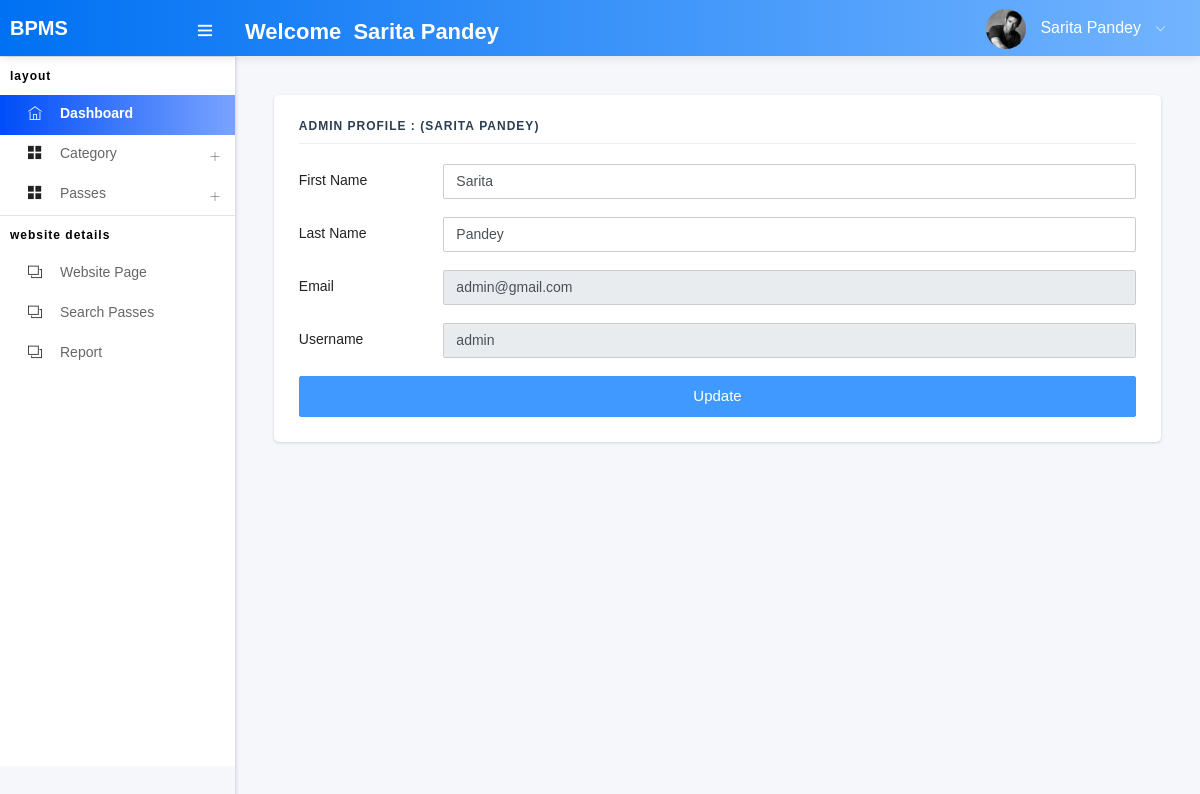
The app's page /Profile (signed in) with its own data.
### app/models.py (models this page shows)
class CustomUser(AbstractUser):
    profile_pic = models.ImageField(upload_to='media/profile_pic')

### buspass/views.py (the view)
# urls.py: path('Profile', views.PROFILE, name='profile'),
def PROFILE(request):
    user = CustomUser.objects.get(id=request.user.id)
    context = {
        "user": user,
    }
    return render(request, 'profile.html', context)

### templates/profile.html (shortened to what this page needs)
{% extends 'base.html' %}
{% block content %}
<div class="col-sm-12">
<div class="card">
        <div class="card-block">
            <h4 class="sub-title">Admin Profile : ({{user.first_name}}&nbsp;{{user.last_name}})</h4>
            <form  method="POST" action="{% url 'profile_update' %}">
                <div class="form-group row">
                    <label class="col-sm-2 col-form-label">First Name</label>
                    <div class="col-sm-10">
                        <input type="text" class="form-control" name="first_name" value="{{user.first_name}}">
                    </div>
                </div>
                <div class="form-group row">
                    <label class="col-sm-2 col-form-label">Last Name</label>
                    <div class="col-sm-10">
                        <input type="text" class="form-control" name="last_name" value="{{user.last_name}}">
                    </div>
                </div>
                <div class="form-group row">
                    <label class="col-sm-2 col-form-label">Email</label>
                    <div class="col-sm-10">
                        <input type="email" class="form-control" readonly="True" name="email" value="{{user.email}}">
                    </div>
                </div>
                <div class="form-group row">
                    <label class="col-sm-2 col-form-label">Username</label>
                    <div class="col-sm-10">
                        <input type="text" class="form-control" readonly="True" name="username" value="{{user.username}}">
                    </div>
                </div>
                <button type="submit" class="btn btn-primary btn-user btn-block">Update</button>
                        </form>
                        </div>
                    </div>
{% endblock %}

### templates/includes/header.html (shortened to what this page needs)
{% load static %}
<nav class="navbar header-navbar pcoded-header">
    <div class="navbar-wrapper">
        <div class="navbar-logo">
            <a class="mobile-menu" id="mobile-collapse" href="#!">
                <i class="ti-menu"></i>
            </a>
            <a href="dashboard.html">
                <strong style="font-size: 20px;">BPMS</strong>
            </a>
        </div>
        <div class="navbar-container container-fluid">
            <ul class="nav-left">
                <li>
                    <h4 style="color: white;padding-top: 20px;">Welcome &nbsp;{{user.first_name}}&nbsp;{{user.last_name}}</h4>
                </li>
            </ul>
            <ul class="nav-right">
                <li class="user-profile header-notification">
                    <a href="#!">
                        <img src="{% static 'assets/images/avatar-4.jpg'%}" class="img-radius" alt="User-Profile-Image">
                        <span>{{user.first_name}}&nbsp;{{user.last_name}}</span>
                        <i class="ti-angle-down"></i>
                    </a>
                </li>
            </ul>
        </div>
    </div>
</nav>

### records on screen
CustomUser: first_name "Sarita", last_name "Pandey", first_name "SARITA", last_name "PANDEY", email "admin@gmail.com", username "admin"
